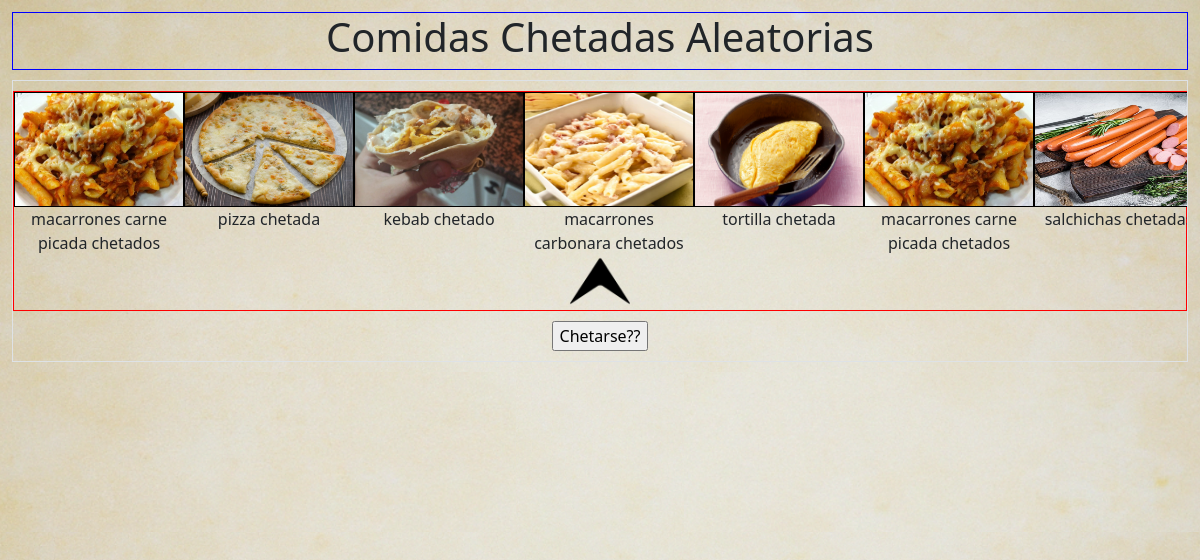
The page / on the database its author committed.
### tables this page shows
CREATE TABLE `comidas` (
  `id_comidas` int(11) NOT NULL,
  `nombre` varchar(50) DEFAULT NULL,
  `foto` varchar(100) DEFAULT NULL,
  `video` varchar(100) DEFAULT NULL
);

### php/db-connect.php (called while the page is built, shortened)
<?php
    function obtenerComida($con) {
        $query = "SELECT * FROM comidas";
        $result = mysqli_query($con, $query);
        $row = mysqli_fetch_all($result);
        return $row;
    }
?>

### index.php (the view, shortened to what this page needs)
<!DOCTYPE html>
<html lang="en">
<head>
    <link href="https://cdn.jsdelivr.net/npm/bootstrap@5.2.1/dist/css/bootstrap.min.css" rel="stylesheet">
    <link rel="stylesheet" href="./css/style.css">
    <?php
        include 'php/db-connect.php';
        $comidas = obtenerComida($con);
    ?>
</head>
<body>
    <div id="header" class="container-fluid text-bg-color text-center">
        <h1>Comidas Chetadas Aleatorias</h1>
    </div>
    <div id="ruletaDiv" class="border text-center">
        <div id="ruletaImg">
            <?php
                $orden = array();
                echo "<ul class='lista' id='lista'>";
                for($i=0;$i<100;$i++){
                    $num = rand(0, count($comidas)-1);
                    array_push($orden, $num);
                    echo "<li>";
                    echo "<img src='./media/img/" . $comidas[$num][2] . "' alt='comida' class='imagenes'>";
                    echo "<p class='nombreComida'>" . $comidas[$num][1] . "</p>";
                    echo "</li>";
                }
                echo "</ul>";
            ?>
            <img src="./media/img/flecha.png" alt="flecha" id="flechaImg">
        </div>
        <input type="button" id="buttonChetarte" value="Chetarse??">
    </div>
    <div id="resultado" class="text-center ">
        <div id="superIzq"></div>
        <div id="superDer"></div>
    </div>
</body>
</html>

### css/style.css (style rules this page uses)
body { margin: 1%; overflow-x: hidden; background-image: url('../media/img/FondoPag.png'); background-repeat: no-repeat; background-size: 100%; }
#header { border: 1px solid blue; margin-bottom: 10px; }
#ruletaDiv { min-height: 100px; margin-bottom: 10px; overflow: auto; overflow-x: hidden; }
#ruletaImg { margin-left: 0px; min-height: 140px; height: 220px; margin-top: 10px; border: 1px solid red; }
.lista { position: relative; left: 0px; display: flex; list-style: none; padding: 0px; }
#buttonChetarte { margin-top: 10px; margin-bottom: 10px; }
#resultado { overflow: auto; overflow-x: hidden; min-height: 320px; }
.imagenes { min-width: 170px; min-height: 115px; max-width: 170px; max-height: 115px; border: 1px solid black; }
#flechaImg { width: 60px; text-align: center; height: 60px; margin-top: -40px; }
#superIzq { position: absolute; left: 0; width: 43%; height: 20%; background-image: url('../media/img/prueba\ fondo\ div\ pc.png'); background-repeat: no-repeat; z-index: 9; }
#superDer { position: absolute; right: 0; width: 43%; height: 20%; background-image: url('../media/img/prueba\ fondo\ div\ pc2.png'); z-index: 9; }

### rows shown on the page
comidas: foto (picture), nombre "macarrones carne picada chetados"
comidas: foto (picture), nombre "pizza chetada"
comidas: foto (picture), nombre "kebab chetado"
comidas: foto (picture), nombre "macarrones carbonara chetados"
comidas: foto (picture), nombre "tortilla chetada"
comidas: foto (picture), nombre "salchichas…"
